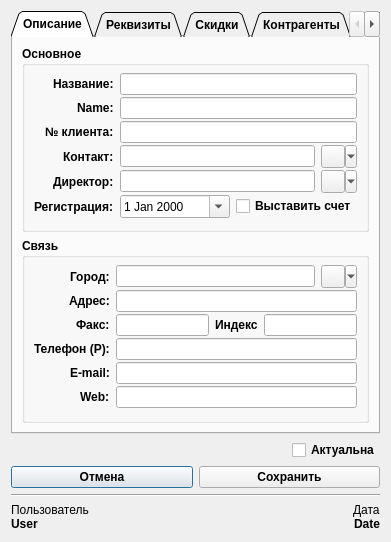
<?xml version="1.0" encoding="UTF-8"?>
<ui version="4.0">
 <class>CCustomerDialog</class>
 <widget class="QDialog" name="CCustomerDialog">
  <property name="windowModality">
   <enum>Qt::WindowModal</enum>
  </property>
  <property name="geometry">
   <rect>
    <x>0</x>
    <y>0</y>
    <width>372</width>
    <height>533</height>
   </rect>
  </property>
  <property name="windowTitle">
   <string>Заказчик</string>
  </property>
  <property name="sizeGripEnabled">
   <bool>false</bool>
  </property>
  <property name="modal">
   <bool>true</bool>
  </property>
  <layout class="QGridLayout" name="gridLayout">
   <item row="1" column="0" alignment="Qt::AlignRight">
    <widget class="QCheckBox" name="checkBoxActual">
     <property name="font">
      <font>
       <family>Arial</family>
       <pointsize>9</pointsize>
       <weight>75</weight>
       <bold>true</bold>
      </font>
     </property>
     <property name="text">
      <string>Актуальна</string>
     </property>
     <property name="tristate">
      <bool>false</bool>
     </property>
    </widget>
   </item>
   <item row="2" column="0">
    <layout class="QHBoxLayout" name="hLayoutOkCancel">
     <item>
      <widget class="QPushButton" name="buttonCancel">
       <property name="font">
        <font>
         <family>Arial</family>
         <pointsize>9</pointsize>
         <weight>75</weight>
         <bold>true</bold>
        </font>
       </property>
       <property name="text">
        <string>Отмена</string>
       </property>
      </widget>
     </item>
     <item>
      <widget class="QPushButton" name="buttonSave">
       <property name="font">
        <font>
         <family>Arial</family>
         <pointsize>9</pointsize>
         <weight>75</weight>
         <bold>true</bold>
        </font>
       </property>
       <property name="text">
        <string>Сохранить</string>
       </property>
      </widget>
     </item>
    </layout>
   </item>
   <item row="3" column="0">
    <widget class="Line" name="line">
     <property name="orientation">
      <enum>Qt::Horizontal</enum>
     </property>
    </widget>
   </item>
   <item row="4" column="0">
    <layout class="QGridLayout" name="gLayoutInformation">
     <property name="verticalSpacing">
      <number>0</number>
     </property>
     <item row="1" column="0" alignment="Qt::AlignLeft">
      <widget class="QLabel" name="labelUserD">
       <property name="font">
        <font>
         <family>Arial</family>
         <pointsize>9</pointsize>
         <weight>75</weight>
         <bold>true</bold>
        </font>
       </property>
       <property name="text">
        <string>User</string>
       </property>
      </widget>
     </item>
     <item row="0" column="0" alignment="Qt::AlignLeft">
      <widget class="QLabel" name="labelUserI">
       <property name="font">
        <font>
         <family>Arial</family>
        </font>
       </property>
       <property name="text">
        <string>Пользователь</string>
       </property>
      </widget>
     </item>
     <item row="0" column="1" alignment="Qt::AlignRight">
      <widget class="QLabel" name="labelDateI">
       <property name="font">
        <font>
         <family>Arial</family>
        </font>
       </property>
       <property name="text">
        <string>Дата</string>
       </property>
      </widget>
     </item>
     <item row="1" column="1" alignment="Qt::AlignRight">
      <widget class="QLabel" name="labelDateD">
       <property name="font">
        <font>
         <family>Arial</family>
         <pointsize>9</pointsize>
         <weight>75</weight>
         <bold>true</bold>
        </font>
       </property>
       <property name="text">
        <string>Date</string>
       </property>
      </widget>
     </item>
    </layout>
   </item>
   <item row="0" column="0">
    <widget class="QTabWidget" name="tabWidget">
     <property name="font">
      <font>
       <family>Arial</family>
       <pointsize>9</pointsize>
       <weight>75</weight>
       <bold>true</bold>
      </font>
     </property>
     <property name="tabShape">
      <enum>QTabWidget::Triangular</enum>
     </property>
     <property name="currentIndex">
      <number>0</number>
     </property>
     <property name="elideMode">
      <enum>Qt::ElideNone</enum>
     </property>
     <property name="usesScrollButtons">
      <bool>true</bool>
     </property>
     <property name="documentMode">
      <bool>false</bool>
     </property>
     <property name="tabsClosable">
      <bool>false</bool>
     </property>
     <widget class="QWidget" name="tabDescription">
      <attribute name="title">
       <string>Описание</string>
      </attribute>
      <layout class="QGridLayout" name="gridLayout_7">
       <item row="0" column="0">
        <widget class="QGroupBox" name="groupBoxGeneral">
         <property name="sizePolicy">
          <sizepolicy hsizetype="Expanding" vsizetype="Expanding">
           <horstretch>0</horstretch>
           <verstretch>0</verstretch>
          </sizepolicy>
         </property>
         <property name="title">
          <string>Основное</string>
         </property>
         <property name="flat">
          <bool>true</bool>
         </property>
         <layout class="QGridLayout" name="gridLayout_8" rowstretch="0,0,0,0,0,0">
          <property name="topMargin">
           <number>5</number>
          </property>
          <property name="verticalSpacing">
           <number>0</number>
          </property>
          <item row="0" column="0" alignment="Qt::AlignRight">
           <widget class="QLabel" name="labelName">
            <property name="font">
             <font>
              <family>Arial</family>
              <pointsize>9</pointsize>
              <weight>75</weight>
              <bold>true</bold>
             </font>
            </property>
            <property name="text">
             <string>Название:</string>
            </property>
           </widget>
          </item>
          <item row="1" column="0" alignment="Qt::AlignRight">
           <widget class="QLabel" name="labelNameEng">
            <property name="font">
             <font>
              <family>Arial</family>
              <pointsize>9</pointsize>
              <weight>75</weight>
              <bold>true</bold>
             </font>
            </property>
            <property name="text">
             <string>Name:</string>
            </property>
           </widget>
          </item>
          <item row="2" column="0" alignment="Qt::AlignRight">
           <widget class="QLabel" name="labelClientNumber">
            <property name="font">
             <font>
              <family>Arial</family>
              <pointsize>9</pointsize>
              <weight>75</weight>
              <bold>true</bold>
             </font>
            </property>
            <property name="text">
             <string>№ клиента:</string>
            </property>
           </widget>
          </item>
          <item row="3" column="0" alignment="Qt::AlignRight">
           <widget class="QLabel" name="labelContact">
            <property name="text">
             <string>Контакт:</string>
            </property>
           </widget>
          </item>
          <item row="3" column="1" colspan="2">
           <widget class="QLineEdit" name="lineEditAttender">
            <property name="font">
             <font>
              <weight>50</weight>
              <bold>false</bold>
             </font>
            </property>
            <property name="readOnly">
             <bool>true</bool>
            </property>
           </widget>
          </item>
          <item row="4" column="0" alignment="Qt::AlignRight">
           <widget class="QLabel" name="labelDirector">
            <property name="text">
             <string>Директор:</string>
            </property>
           </widget>
          </item>
          <item row="4" column="1" colspan="2">
           <widget class="QLineEdit" name="lineEditDirector">
            <property name="font">
             <font>
              <weight>50</weight>
              <bold>false</bold>
             </font>
            </property>
            <property name="readOnly">
             <bool>true</bool>
            </property>
           </widget>
          </item>
          <item row="5" column="0" alignment="Qt::AlignRight">
           <widget class="QLabel" name="labelDateRegistration">
            <property name="text">
             <string>Регистрация:</string>
            </property>
           </widget>
          </item>
          <item row="5" column="1">
           <widget class="QDateEdit" name="dateEditRegistration">
            <property name="sizePolicy">
             <sizepolicy hsizetype="Expanding" vsizetype="Fixed">
              <horstretch>0</horstretch>
              <verstretch>0</verstretch>
             </sizepolicy>
            </property>
            <property name="font">
             <font>
              <weight>50</weight>
              <bold>false</bold>
             </font>
            </property>
            <property name="calendarPopup">
             <bool>true</bool>
            </property>
           </widget>
          </item>
          <item row="2" column="1" colspan="3">
           <widget class="QLineEdit" name="lineEditClientNumber">
            <property name="font">
             <font>
              <weight>50</weight>
              <bold>false</bold>
             </font>
            </property>
           </widget>
          </item>
          <item row="1" column="1" colspan="3">
           <widget class="QLineEdit" name="lineEditNameEng">
            <property name="font">
             <font>
              <weight>50</weight>
              <bold>false</bold>
             </font>
            </property>
           </widget>
          </item>
          <item row="0" column="1" colspan="3">
           <widget class="QLineEdit" name="lineEditName">
            <property name="font">
             <font>
              <weight>50</weight>
              <bold>false</bold>
             </font>
            </property>
            <property name="readOnly">
             <bool>true</bool>
            </property>
           </widget>
          </item>
          <item row="5" column="2" colspan="2" alignment="Qt::AlignRight">
           <widget class="QCheckBox" name="checkBoxAccount">
            <property name="text">
             <string>Выставить счет</string>
            </property>
           </widget>
          </item>
          <item row="3" column="3">
           <widget class="QToolButton" name="buttonContact">
            <property name="sizePolicy">
             <sizepolicy hsizetype="Fixed" vsizetype="Fixed">
              <horstretch>0</horstretch>
              <verstretch>0</verstretch>
             </sizepolicy>
            </property>
            <property name="text">
             <string/>
            </property>
            <property name="popupMode">
             <enum>QToolButton::MenuButtonPopup</enum>
            </property>
            <property name="toolButtonStyle">
             <enum>Qt::ToolButtonTextBesideIcon</enum>
            </property>
           </widget>
          </item>
          <item row="4" column="3">
           <widget class="QToolButton" name="buttonDirector">
            <property name="sizePolicy">
             <sizepolicy hsizetype="Fixed" vsizetype="Fixed">
              <horstretch>0</horstretch>
              <verstretch>0</verstretch>
             </sizepolicy>
            </property>
            <property name="text">
             <string/>
            </property>
            <property name="popupMode">
             <enum>QToolButton::MenuButtonPopup</enum>
            </property>
            <property name="toolButtonStyle">
             <enum>Qt::ToolButtonTextBesideIcon</enum>
            </property>
           </widget>
          </item>
         </layout>
        </widget>
       </item>
       <item row="1" column="0">
        <widget class="QGroupBox" name="groupBoxContact">
         <property name="sizePolicy">
          <sizepolicy hsizetype="Expanding" vsizetype="Expanding">
           <horstretch>0</horstretch>
           <verstretch>0</verstretch>
          </sizepolicy>
         </property>
         <property name="title">
          <string>Связь</string>
         </property>
         <property name="flat">
          <bool>true</bool>
         </property>
         <layout class="QGridLayout" name="gridLayout_2">
          <property name="topMargin">
           <number>5</number>
          </property>
          <property name="verticalSpacing">
           <number>0</number>
          </property>
          <item row="0" column="0" alignment="Qt::AlignRight">
           <widget class="QLabel" name="labelCity">
            <property name="text">
             <string>Город:</string>
            </property>
           </widget>
          </item>
          <item row="1" column="0" alignment="Qt::AlignRight">
           <widget class="QLabel" name="labelAddress">
            <property name="text">
             <string>Адрес:</string>
            </property>
           </widget>
          </item>
          <item row="2" column="0" alignment="Qt::AlignRight">
           <widget class="QLabel" name="labelFax">
            <property name="text">
             <string>Факс:</string>
            </property>
           </widget>
          </item>
          <item row="2" column="1">
           <widget class="QLineEdit" name="lineEditFax">
            <property name="font">
             <font>
              <weight>50</weight>
              <bold>false</bold>
             </font>
            </property>
           </widget>
          </item>
          <item row="2" column="2">
           <widget class="QLabel" name="labelIndex">
            <property name="text">
             <string>Индекс</string>
            </property>
           </widget>
          </item>
          <item row="2" column="3" colspan="2">
           <widget class="QLineEdit" name="lineEditIndex">
            <property name="font">
             <font>
              <weight>50</weight>
              <bold>false</bold>
             </font>
            </property>
           </widget>
          </item>
          <item row="3" column="0" alignment="Qt::AlignRight">
           <widget class="QLabel" name="labelPhone">
            <property name="text">
             <string>Телефон (Р):</string>
            </property>
           </widget>
          </item>
          <item row="4" column="0" alignment="Qt::AlignRight">
           <widget class="QLabel" name="labelEmail">
            <property name="text">
             <string>E-mail:</string>
            </property>
           </widget>
          </item>
          <item row="5" column="0" alignment="Qt::AlignRight">
           <widget class="QLabel" name="labelWeb">
            <property name="text">
             <string>Web:</string>
            </property>
           </widget>
          </item>
          <item row="1" column="1" colspan="4">
           <widget class="QLineEdit" name="lineEditAddress">
            <property name="font">
             <font>
              <weight>50</weight>
              <bold>false</bold>
             </font>
            </property>
           </widget>
          </item>
          <item row="3" column="1" colspan="4">
           <widget class="QLineEdit" name="lineEditPhone">
            <property name="font">
             <font>
              <weight>50</weight>
              <bold>false</bold>
             </font>
            </property>
           </widget>
          </item>
          <item row="4" column="1" colspan="4">
           <widget class="QLineEdit" name="lineEditEmail">
            <property name="font">
             <font>
              <weight>50</weight>
              <bold>false</bold>
             </font>
            </property>
           </widget>
          </item>
          <item row="5" column="1" colspan="4">
           <widget class="QLineEdit" name="lineEditWeb">
            <property name="font">
             <font>
              <weight>50</weight>
              <bold>false</bold>
             </font>
            </property>
           </widget>
          </item>
          <item row="0" column="4">
           <widget class="QToolButton" name="buttonCity">
            <property name="sizePolicy">
             <sizepolicy hsizetype="Fixed" vsizetype="Fixed">
              <horstretch>0</horstretch>
              <verstretch>0</verstretch>
             </sizepolicy>
            </property>
            <property name="text">
             <string/>
            </property>
            <property name="popupMode">
             <enum>QToolButton::MenuButtonPopup</enum>
            </property>
            <property name="toolButtonStyle">
             <enum>Qt::ToolButtonTextBesideIcon</enum>
            </property>
           </widget>
          </item>
          <item row="0" column="1" colspan="3">
           <widget class="QLineEdit" name="lineEditCity">
            <property name="font">
             <font>
              <weight>50</weight>
              <bold>false</bold>
             </font>
            </property>
           </widget>
          </item>
         </layout>
        </widget>
       </item>
      </layout>
      <zorder>groupBoxContact</zorder>
      <zorder>groupBoxGeneral</zorder>
     </widget>
     <widget class="QWidget" name="tabRequisite">
      <attribute name="title">
       <string>Реквизиты</string>
      </attribute>
      <layout class="QGridLayout" name="gridLayout_9">
       <item row="0" column="0">
        <widget class="QGroupBox" name="groupBoxRequisite">
         <property name="sizePolicy">
          <sizepolicy hsizetype="Expanding" vsizetype="Expanding">
           <horstretch>0</horstretch>
           <verstretch>0</verstretch>
          </sizepolicy>
         </property>
         <property name="title">
          <string>Основное</string>
         </property>
         <property name="flat">
          <bool>true</bool>
         </property>
         <layout class="QGridLayout" name="gridLayout_10">
          <property name="topMargin">
           <number>5</number>
          </property>
          <property name="verticalSpacing">
           <number>3</number>
          </property>
          <item row="7" column="0" alignment="Qt::AlignRight">
           <widget class="QLabel" name="labelInBank">
            <property name="text">
             <string>В банке:</string>
            </property>
           </widget>
          </item>
          <item row="1" column="0" alignment="Qt::AlignRight">
           <widget class="QLabel" name="labelDiscount">
            <property name="text">
             <string>Скидка, %:</string>
            </property>
           </widget>
          </item>
          <item row="3" column="1">
           <widget class="QLineEdit" name="lineEditINN">
            <property name="font">
             <font>
              <weight>50</weight>
              <bold>false</bold>
             </font>
            </property>
           </widget>
          </item>
          <item row="2" column="1">
           <widget class="QLineEdit" name="lineEditZKPO">
            <property name="font">
             <font>
              <weight>50</weight>
              <bold>false</bold>
             </font>
            </property>
           </widget>
          </item>
          <item row="5" column="1" colspan="3">
           <widget class="QDateEdit" name="dateEditDateIssuance">
            <property name="font">
             <font>
              <weight>50</weight>
              <bold>false</bold>
             </font>
            </property>
            <property name="date">
             <date>
              <year>2013</year>
              <month>1</month>
              <day>1</day>
             </date>
            </property>
            <property name="calendarPopup">
             <bool>true</bool>
            </property>
           </widget>
          </item>
          <item row="2" column="3">
           <widget class="QLineEdit" name="lineEditBalance">
            <property name="font">
             <font>
              <weight>50</weight>
              <bold>false</bold>
             </font>
            </property>
            <property name="readOnly">
             <bool>true</bool>
            </property>
           </widget>
          </item>
          <item row="1" column="1">
           <widget class="QSpinBox" name="spinBoxDiscount">
            <property name="font">
             <font>
              <weight>50</weight>
              <bold>false</bold>
             </font>
            </property>
            <property name="suffix">
             <string>.00</string>
            </property>
            <property name="maximum">
             <number>100</number>
            </property>
           </widget>
          </item>
          <item row="3" column="2" alignment="Qt::AlignRight">
           <widget class="QLabel" name="labelPlanOnYear">
            <property name="enabled">
             <bool>true</bool>
            </property>
            <property name="text">
             <string>План на год:</string>
            </property>
           </widget>
          </item>
          <item row="0" column="0" alignment="Qt::AlignRight">
           <widget class="QLabel" name="labelPayment">
            <property name="text">
             <string>Учет платежа:</string>
            </property>
           </widget>
          </item>
          <item row="4" column="1">
           <widget class="QLineEdit" name="lineEditNDS">
            <property name="font">
             <font>
              <weight>50</weight>
              <bold>false</bold>
             </font>
            </property>
           </widget>
          </item>
          <item row="7" column="1" colspan="3">
           <widget class="QLineEdit" name="lineEditInBank">
            <property name="font">
             <font>
              <weight>50</weight>
              <bold>false</bold>
             </font>
            </property>
           </widget>
          </item>
          <item row="3" column="3">
           <widget class="QSpinBox" name="spinBoxPlanOnYear">
            <property name="enabled">
             <bool>false</bool>
            </property>
            <property name="font">
             <font>
              <weight>50</weight>
              <bold>false</bold>
             </font>
            </property>
            <property name="suffix">
             <string>.00</string>
            </property>
            <property name="maximum">
             <number>100</number>
            </property>
           </widget>
          </item>
          <item row="2" column="2" alignment="Qt::AlignRight">
           <widget class="QLabel" name="labelBalance">
            <property name="text">
             <string>Баланс:</string>
            </property>
           </widget>
          </item>
          <item row="2" column="0" alignment="Qt::AlignRight">
           <widget class="QLabel" name="labelZKPO">
            <property name="text">
             <string>Код ЗКПО:</string>
            </property>
           </widget>
          </item>
          <item row="8" column="1" colspan="3">
           <widget class="QLineEdit" name="lineEditIBAN">
            <property name="font">
             <font>
              <weight>50</weight>
              <bold>false</bold>
             </font>
            </property>
           </widget>
          </item>
          <item row="4" column="2" alignment="Qt::AlignRight">
           <widget class="QLabel" name="labelMFO">
            <property name="text">
             <string>МФО:</string>
            </property>
           </widget>
          </item>
          <item row="6" column="0" alignment="Qt::AlignRight">
           <widget class="QLabel" name="labelAccount">
            <property name="text">
             <string>Счет:</string>
            </property>
           </widget>
          </item>
          <item row="8" column="0" alignment="Qt::AlignRight">
           <widget class="QLabel" name="labelIBAN">
            <property name="text">
             <string>IBAN:</string>
            </property>
           </widget>
          </item>
          <item row="1" column="2" alignment="Qt::AlignRight">
           <widget class="QLabel" name="labelPrepayment">
            <property name="text">
             <string>Предоплата, %:</string>
            </property>
           </widget>
          </item>
          <item row="3" column="0" alignment="Qt::AlignRight">
           <widget class="QLabel" name="labelINN">
            <property name="text">
             <string>ИНН:</string>
            </property>
           </widget>
          </item>
          <item row="6" column="1" colspan="3">
           <widget class="QLineEdit" name="lineEditAccount">
            <property name="font">
             <font>
              <weight>50</weight>
              <bold>false</bold>
             </font>
            </property>
           </widget>
          </item>
          <item row="4" column="0" alignment="Qt::AlignRight">
           <widget class="QLabel" name="labelNDS">
            <property name="text">
             <string>Свид. НДС:</string>
            </property>
           </widget>
          </item>
          <item row="4" column="3">
           <widget class="QLineEdit" name="lineEditMFO">
            <property name="font">
             <font>
              <weight>50</weight>
              <bold>false</bold>
             </font>
            </property>
           </widget>
          </item>
          <item row="5" column="0" alignment="Qt::AlignRight">
           <widget class="QLabel" name="labelDateIssuance">
            <property name="text">
             <string>Дата выдачи:</string>
            </property>
           </widget>
          </item>
          <item row="1" column="3">
           <widget class="QSpinBox" name="spinBoxPrepayment">
            <property name="font">
             <font>
              <weight>50</weight>
              <bold>false</bold>
             </font>
            </property>
            <property name="suffix">
             <string>.00</string>
            </property>
            <property name="maximum">
             <number>100</number>
            </property>
           </widget>
          </item>
          <item row="0" column="1" colspan="3">
           <widget class="QLineEdit" name="lineEditPayment">
            <property name="font">
             <font>
              <weight>50</weight>
              <bold>false</bold>
             </font>
            </property>
            <property name="readOnly">
             <bool>true</bool>
            </property>
           </widget>
          </item>
         </layout>
        </widget>
       </item>
       <item row="1" column="0">
        <widget class="QGroupBox" name="groupBoxComment">
         <property name="sizePolicy">
          <sizepolicy hsizetype="Expanding" vsizetype="Expanding">
           <horstretch>0</horstretch>
           <verstretch>0</verstretch>
          </sizepolicy>
         </property>
         <property name="title">
          <string>Комментарий</string>
         </property>
         <property name="flat">
          <bool>true</bool>
         </property>
         <layout class="QGridLayout" name="gridLayout_11">
          <property name="topMargin">
           <number>5</number>
          </property>
          <property name="verticalSpacing">
           <number>3</number>
          </property>
          <item row="0" column="0">
           <widget class="QTextEdit" name="textEditComment">
            <property name="font">
             <font>
              <weight>50</weight>
              <bold>false</bold>
             </font>
            </property>
           </widget>
          </item>
         </layout>
        </widget>
       </item>
      </layout>
     </widget>
     <widget class="QWidget" name="tabDiscounts">
      <attribute name="title">
       <string>Скидки</string>
      </attribute>
      <layout class="QGridLayout" name="gridLayout_3">
       <item row="0" column="0" colspan="2">
        <widget class="QGroupBox" name="groupBoxDiscountMargin">
         <property name="title">
          <string>Скидки/Наценки</string>
         </property>
         <property name="flat">
          <bool>true</bool>
         </property>
         <layout class="QGridLayout" name="gridLayout_4">
          <property name="topMargin">
           <number>5</number>
          </property>
          <property name="verticalSpacing">
           <number>0</number>
          </property>
          <item row="0" column="0">
           <widget class="QTreeView" name="treeViewDiscountMargin">
            <property name="font">
             <font>
              <family>Arial</family>
              <pointsize>9</pointsize>
             </font>
            </property>
           </widget>
          </item>
         </layout>
        </widget>
       </item>
      </layout>
     </widget>
     <widget class="QWidget" name="tabContractor">
      <attribute name="title">
       <string>Контрагенты</string>
      </attribute>
      <layout class="QGridLayout" name="gridLayout_5">
       <item row="0" column="0">
        <widget class="QGroupBox" name="groupBoxContractor">
         <property name="title">
          <string>Контрагенты</string>
         </property>
         <property name="flat">
          <bool>true</bool>
         </property>
         <layout class="QGridLayout" name="gridLayout_12">
          <property name="topMargin">
           <number>5</number>
          </property>
          <property name="verticalSpacing">
           <number>0</number>
          </property>
          <item row="0" column="0">
           <widget class="QTreeView" name="treeViewContractor">
            <property name="font">
             <font>
              <family>Arial</family>
              <pointsize>9</pointsize>
             </font>
            </property>
           </widget>
          </item>
         </layout>
        </widget>
       </item>
      </layout>
     </widget>
     <widget class="QWidget" name="tabContacts">
      <attribute name="title">
       <string>Контакты</string>
      </attribute>
      <layout class="QGridLayout" name="gridLayout_6">
       <item row="0" column="0">
        <widget class="QGroupBox" name="groupBoxContacts">
         <property name="title">
          <string>Контакты</string>
         </property>
         <property name="flat">
          <bool>true</bool>
         </property>
         <layout class="QGridLayout" name="gridLayout_13">
          <property name="topMargin">
           <number>5</number>
          </property>
          <property name="verticalSpacing">
           <number>0</number>
          </property>
          <item row="0" column="0">
           <widget class="QTreeView" name="treeViewContacts">
            <property name="font">
             <font>
              <family>Arial</family>
              <pointsize>9</pointsize>
             </font>
            </property>
           </widget>
          </item>
         </layout>
        </widget>
       </item>
      </layout>
     </widget>
    </widget>
   </item>
  </layout>
 </widget>
 <resources/>
 <connections/>
</ui>
